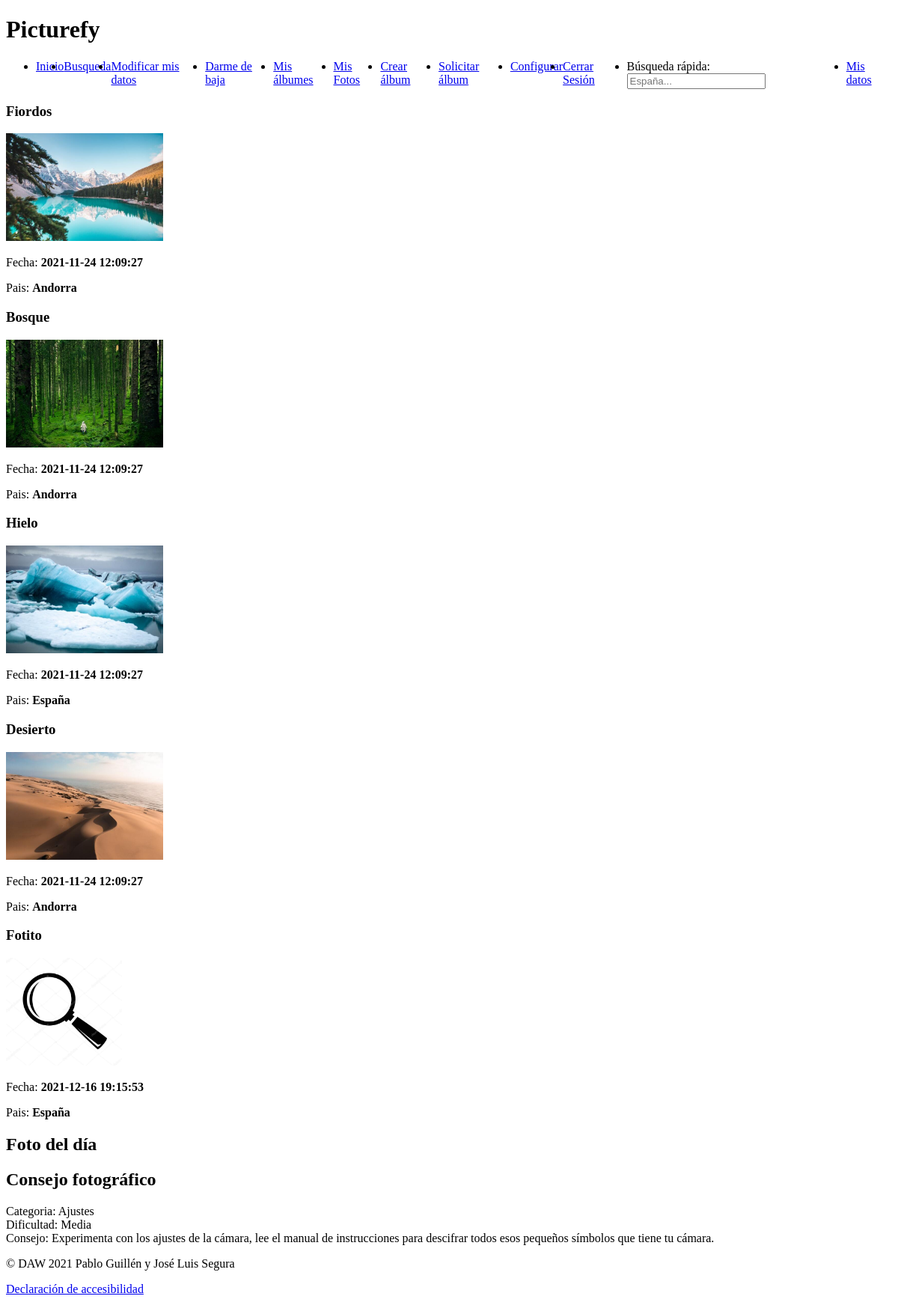
The app's page /php/indexlog.php (signed in) with its own data.
### tables this page shows
CREATE TABLE `fotos` (
  `IdFoto` int(11) NOT NULL,
  `Titulo` text NOT NULL,
  `Descripcion` text NOT NULL,
  `Fecha` date DEFAULT NULL COMMENT 'fecha en la que fue tomada la foto',
  `Pais` int(11) DEFAULT NULL COMMENT ' país en el que se tomo la foto',
  `Album` int(11) NOT NULL,
  `Fichero` text NOT NULL COMMENT ' contiene el nombre y quizás la ruta del fichero que almacena la foto',
  `Alternativo` text NOT NULL COMMENT 'texto alternativo\r\npara ser empleado con el atributo alt de HTML',
  `FRegistro` datetime NOT NULL COMMENT ' fecha de registro en el sistema de la foto, se emplea para\r\nmostrar las últimas cinco fotos subidas en la página principal'
);

CREATE TABLE `paises` (
  `IdPais` int(11) NOT NULL,
  `NomPais` text NOT NULL
);

### php/indexlog.php (the view, shortened to what this page needs)
<?php
require_once("cabecera.php");
require_once("inicioLog.inc");
require_once("inicioBD.php");
$nombre1 = 'Juan';
$nombre2 = 'Pepe';
$nombre3 = 'Antonio';
$nombre4 = 'Sonia';
$nombre5 = 'sinNada';
$contraseña = hash('sha256', '1234');
?>
<main>
    <?php
    if(isset($_SESSION['acceso']) || ((isset($_COOKIE['usuario'])) &&
        ($nombre1 == $_COOKIE['usuario'] || $nombre2 == $_COOKIE['usuario'] || $nombre3 == $_COOKIE['usuario'] || $nombre4 == $_COOKIE['usuario'] || $nombre5 == $_COOKIE['usuario']) &&
        ($contraseña == $_COOKIE['contrasena'])) ){
        $sentencia = "SELECT * FROM fotos";
        if (!($resultado = @mysqli_query($link, $sentencia))) {
            echo '<p>Error al ejecutar la sentencia <b>$sentencia</b>: ' . mysqli_error($link);
            echo '</p>';
            exit;
        }
        $cont = 0;
        while ($fila = mysqli_fetch_assoc($resultado)) {
            if ($cont < 5) {
                $cont++;
                echo "<div class='img-container'>";
                echo "<h3><strong>" .  $fila['Titulo'] . "</strong></h3>";
                echo "<a href='detalle.php?mail=" . $fila['IdFoto'] . "'><img src=" . $fila['Fichero'] . "weight='200' height='144'" . $fila['Alternativo'] . "></a>";
                echo "<p>Fecha: <strong>" .  $fila['FRegistro'] . "</strong></p>";
                $paisin = $fila['Pais'];
                $sentenciain = "SELECT NomPais FROM paises WHERE IdPais = $paisin";
                $resultadoin = @mysqli_query($link, $sentenciain);
                if (!($resultadoin = @mysqli_query($link, $sentenciain))) {
                    echo '<p>Error al ejecutar la sentencia <b>$sentenciain</b>: ' . mysqli_error($link);
                    echo '</p>';
                    exit;
                }
                while ($filain = mysqli_fetch_assoc($resultadoin)) {
                    echo "<p>Pais: <strong> " .   $filain['NomPais']  . "</strong></p>";
                }
                echo "</div>";
            }
        }
        ?>
        <?php
        echo "<h2>Foto del día</h2>\n";
        echo "<h2>Consejo fotográfico</h2>\n";
        echo "<div class='img-container'>";
        $data = file_get_contents(JSON);
        $items = json_decode($data, true);
        $random = rand(1, 3);
        if ($random == 2) {
            echo "Categoria: " . $items['Consejo2']['Categoria'] . "<br>";
            echo "Dificultad: " . $items['Consejo2']['Dificultad'] . "<br>";
            echo "Consejo: " . $items['Consejo2']['Consejo'] . "<br>";
        }
        echo "</div>";
        ?>
    <?php
    }else{
        header("Location: ../php/index.php?mail=3");
    }
    ?>
</main>
<?php
require_once("pie.inc");
?>

### CSS/print.css (style rules this page uses)
p, ul, li, label { font-family: sans-serif; font-size: 12pt; }
img { filter: grayscale(100%); }
a:link, a:visited, a:active { text-decoration: blue; text-decoration: underline red; font-size: 16pt; }
ul, img, table { page-break-inside: avoid; }

### CSS/menu2.css (style rules this page uses)
* { box-sizing: border-box; }

### records on screen
fotos: Titulo "Fiordos", shows a picture, FRegistro "2021-11-24 12:09:27"
paises: NomPais "Andorra"
fotos: Titulo "Bosque", shows a picture, FRegistro "2021-11-24 12:09:27"
fotos: Titulo "Hielo", shows a picture, FRegistro "2021-11-24 12:09:27"
paises: NomPais "España"
fotos: Titulo "Desierto", shows a picture, FRegistro "2021-11-24 12:09:27"
fotos: Titulo "Fotito", shows a picture, FRegistro "2021-12-16 19:15:53"

### other values on screen
$items['Consejo2']['Categoria'] "Ajustes"
$items['Consejo2']['Dificultad'] "Media"
$items['Consejo2']['Consejo'] "Experimenta con los ajustes de la cámara, lee el manual de instrucciones para descifrar todos esos pequeños símbolos que tiene tu cámara."
